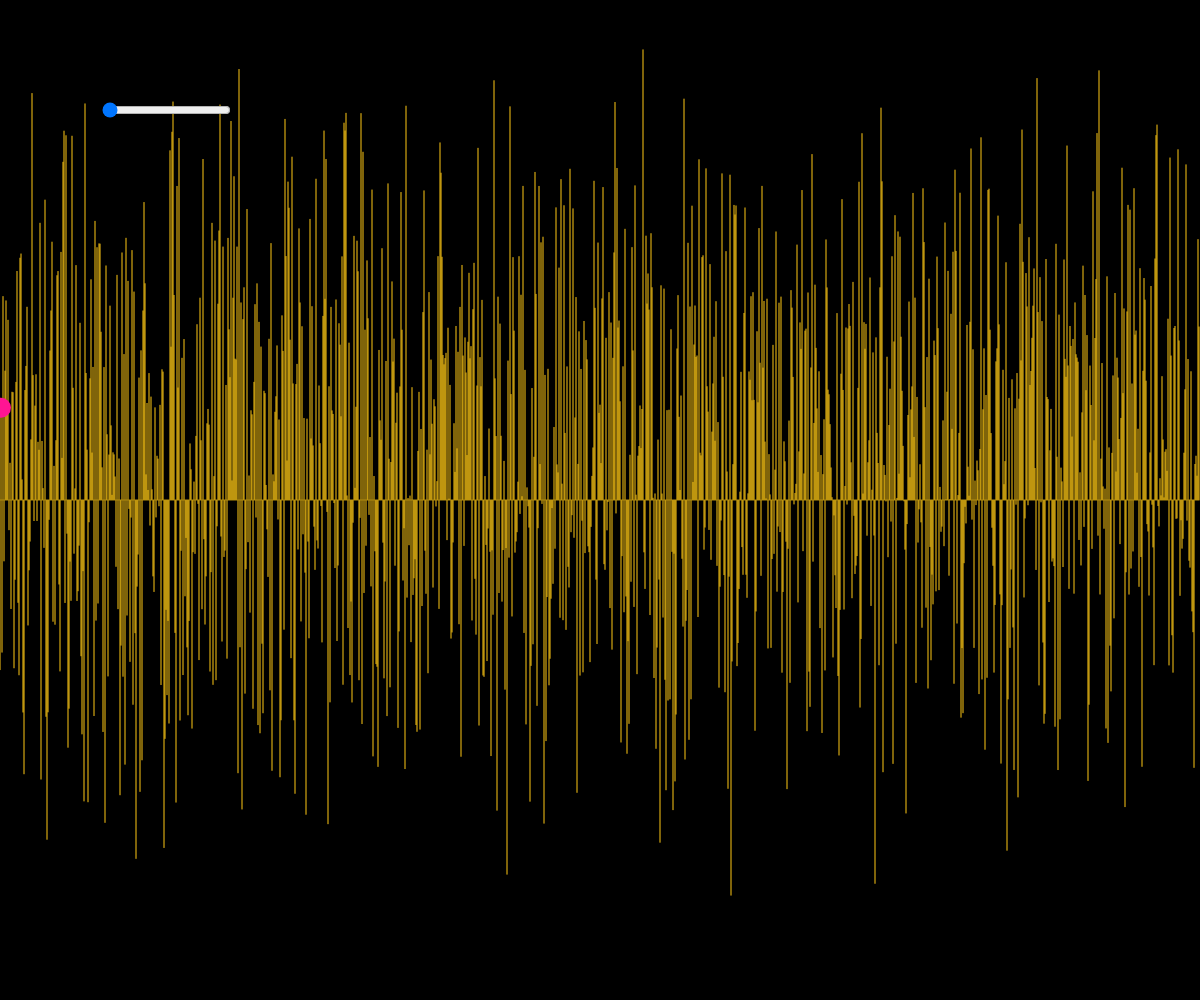
Frame 1 (no input)
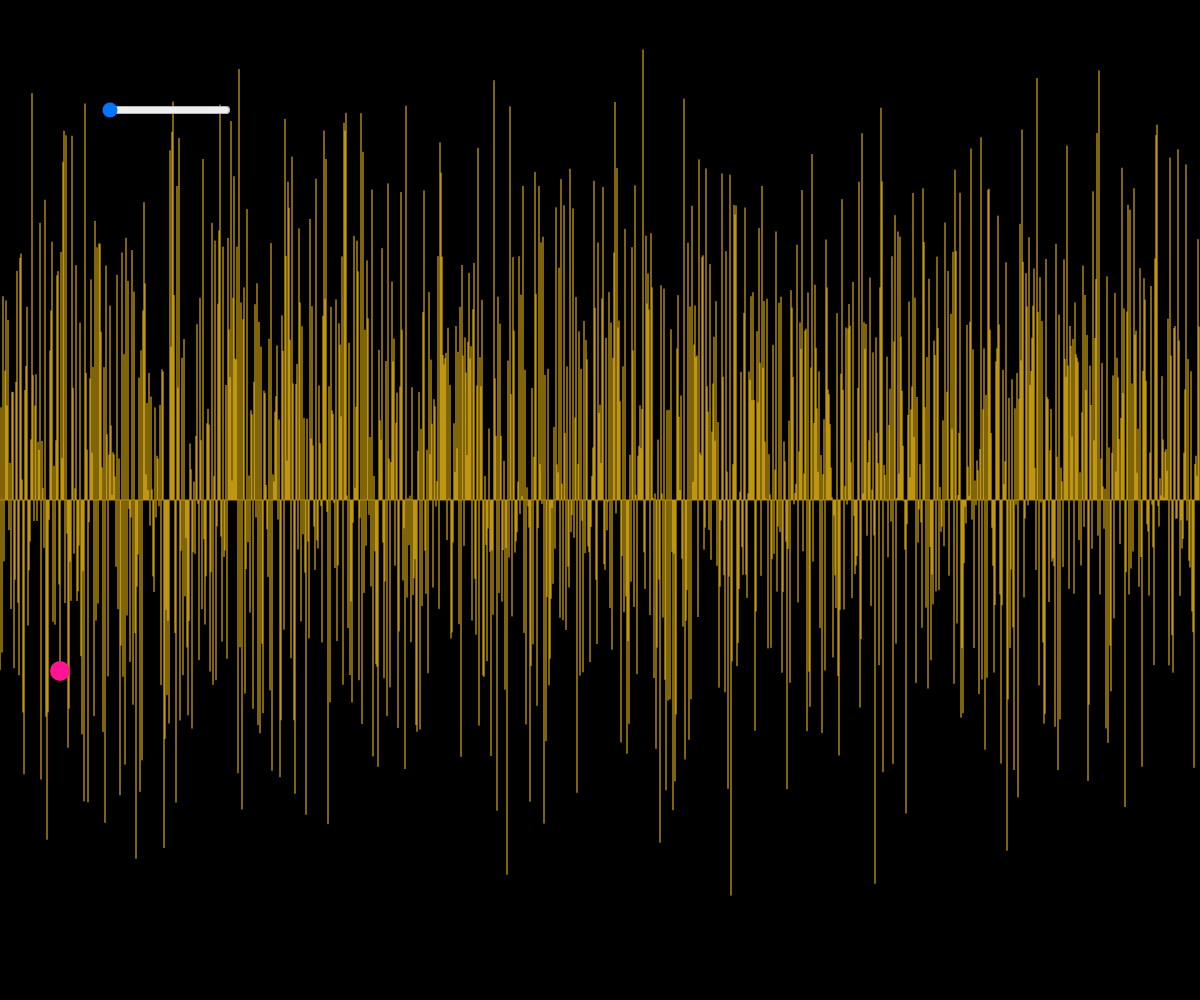
Frame 60 (no input)
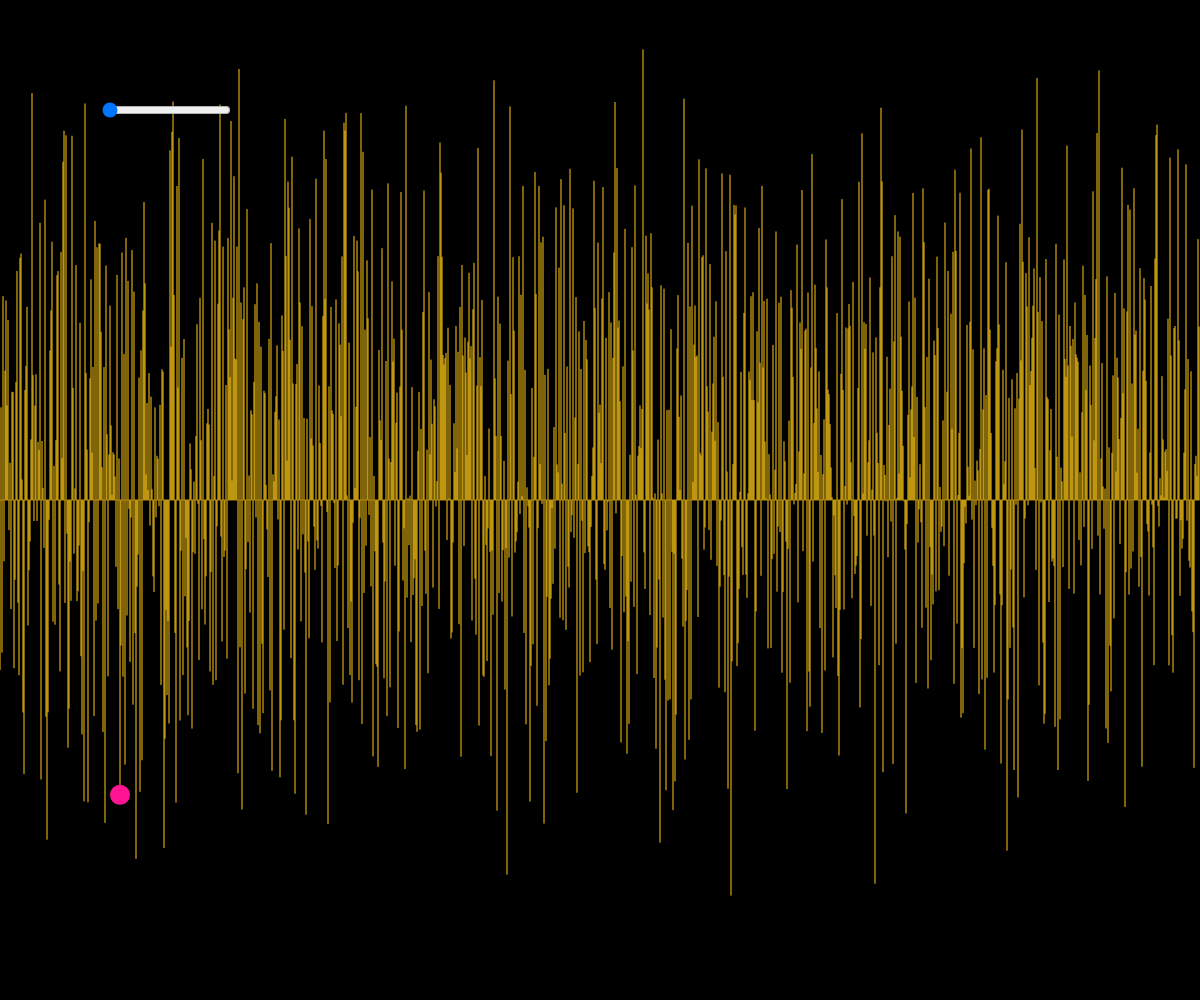
Frame 120 (the mouse pressed at the canvas centre since frame 60)

The p5.js sketch that drew these frames (run headless with seeded random() and noise() and a simulated clock; from frame 60 on, the mouse is pressed at the canvas centre):

// p5.js sketch
// ── sketch.js
let nSlider;

function setup() {
  createCanvas(windowWidth, windowHeight);
  
  nSlider = createSlider(1,1000,1,10);
  nSlider.position(100,100);
}

function draw() {
  background(0);
  stroke(255,200, 20);
  let nscale = nSlider.value();

  for (let i=0;i<width; i++) {
    let y = noise (i/nscale) * height;
    line (i, height/2,i,y);
  }

  let x = frameCount % width;
  let y = height * noise(x/nscale);
  noStroke();
  fill ("deeppink");
  ellipse(x, y,20,20);
}
